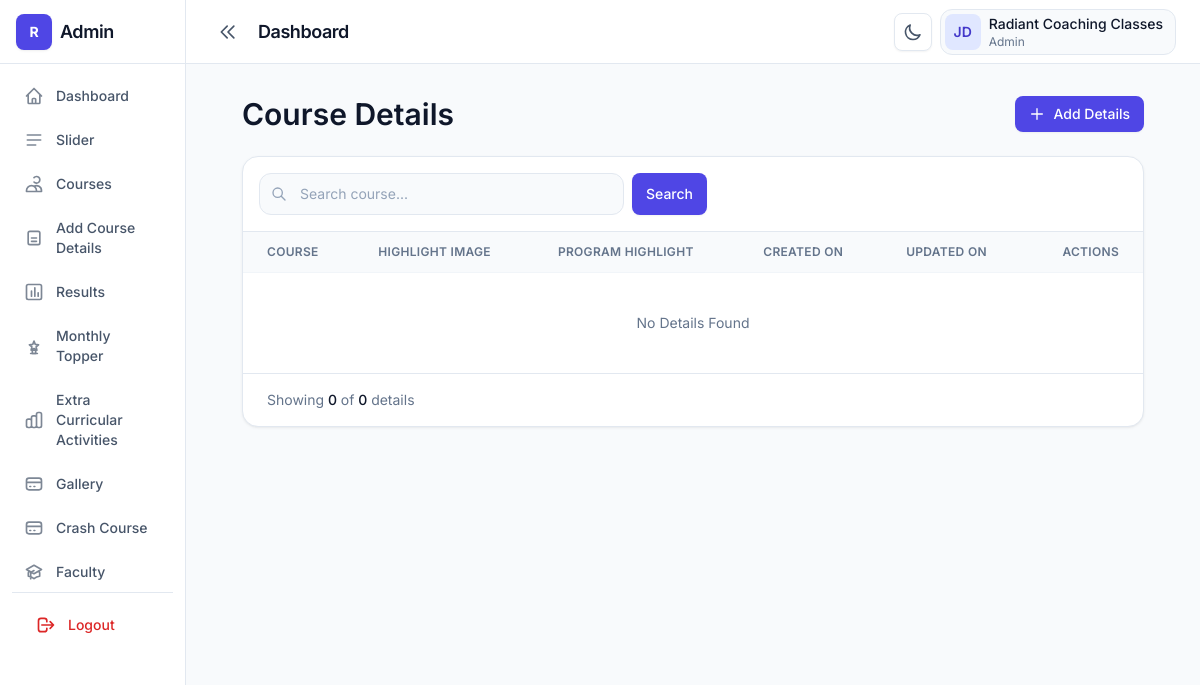
/admin/course-details.php (signed in), run on an earlier commit of the app's database.
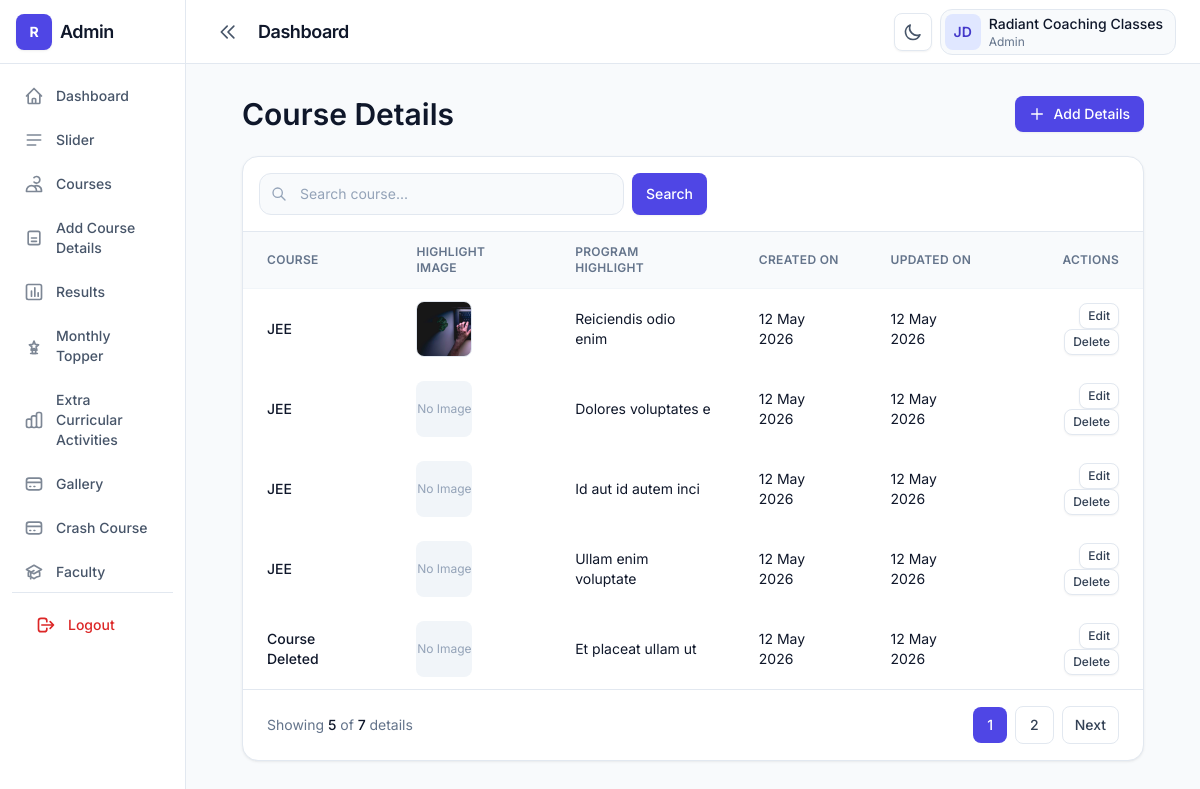
And on a later commit of the database.
### tables this page shows
CREATE TABLE IF NOT EXISTS `course_details` (
  `id` int NOT NULL AUTO_INCREMENT,
  `course_id` int DEFAULT NULL,
  `why_title_1` varchar(255) DEFAULT NULL,
  `why_description_1` text,
  `why_title_2` varchar(255) DEFAULT NULL,
  `why_description_2` text,
  `why_title_3` varchar(255) DEFAULT NULL,
  `why_description_3` text,
  `program_highlight` text,
  `highlight_image` varchar(255) DEFAULT NULL,
  `module_title_1` varchar(255) DEFAULT NULL,
  `module_description_1` text,
  `module_title_2` varchar(255) DEFAULT NULL,
  `module_description_2` text,
  `module_title_3` varchar(255) DEFAULT NULL,
  `module_description_3` text,
  `created_at` date DEFAULT NULL,
  `updated_at` date DEFAULT NULL,
  PRIMARY KEY (`id`)
);

CREATE TABLE IF NOT EXISTS `courses` (
  `id` int NOT NULL AUTO_INCREMENT,
  `title` varchar(100) DEFAULT NULL,
  `description` text,
  `status` tinyint(1) DEFAULT '1',
  `created_at` timestamp NULL DEFAULT CURRENT_TIMESTAMP,
  `updated_at` timestamp NULL DEFAULT CURRENT_TIMESTAMP ON UPDATE CURRENT_TIMESTAMP,
  PRIMARY KEY (`id`)
);

### admin/course-details.php (the view, shortened to what the changed rows need)
<?php
include('../conn.php');
$search = $_GET['search'] ?? '';
$page = isset($_GET['page'])
    ? (int)$_GET['page']
    : 1;
$limit = 5;
$offset = ($page - 1) * $limit;
$query = "
SELECT
course_details.*,
courses.title as course_title
FROM course_details
LEFT JOIN courses
ON courses.id = course_details.course_id
WHERE 1
";
$params = [];
$countQuery = "
SELECT COUNT(*) as total
FROM course_details
LEFT JOIN courses
ON courses.id = course_details.course_id
WHERE 1
";
$countStmt = $conn->prepare($countQuery);
$countStmt->execute($params);
$totalRecords =
$countStmt->fetch(PDO::FETCH_ASSOC)['total'];
$totalPages =
ceil($totalRecords / $limit);
$query .= "
ORDER BY course_details.id DESC
LIMIT $limit OFFSET $offset
";
$stmt = $conn->prepare($query);
$stmt->execute($params);
$details = $stmt->fetchAll(PDO::FETCH_ASSOC);
?>
<!DOCTYPE html>
<html lang="en" class="h-full">
<head>
    <link rel="stylesheet"
        href="../dist/css/output.css" />
</head>
<body class="h-full bg-slate-50 text-slate-900 dark:bg-slate-950 dark:text-slate-100">
<div class="flex min-h-full">
    <div class="flex min-h-screen flex-1 flex-col lg:min-h-0">
        <?php include('header.php'); ?>
        <main class="flex-1 overflow-auto p-4 lg:p-8">
            <div class="container">
                <div class="mb-6 flex flex-col gap-4 sm:flex-row sm:flex-wrap sm:items-center sm:justify-between">
                    <div class="min-w-0 flex-1">
                        <h2 class="text-display-sm text-slate-900 dark:text-white">
                            Course Details
                        </h2>
                    </div>
                </div>
                <div class="rounded-2xl border border-slate-200 bg-white shadow-card dark:border-slate-800 dark:bg-slate-900">
                    <div class="overflow-x-auto">
                        <table class="w-full min-w-[900px] text-left text-sm">
                            <thead class="border-b border-slate-100 bg-slate-50 text-xs uppercase tracking-wide text-slate-500 dark:border-slate-800 dark:bg-slate-900/80 dark:text-slate-400">
                                <tr>
                                    <th class="px-4 py-3 font-semibold lg:px-6">
                                        Course
                                    </th>
                                    <th class="px-4 py-3 font-semibold lg:px-6">
                                        Highlight Image
                                    </th>
                                    <th class="px-4 py-3 font-semibold lg:px-6">
                                        Program Highlight
                                    </th>
                                    <th class="px-4 py-3 font-semibold lg:px-6">
                                        Created On
                                    </th>
                                    <th class="px-4 py-3 font-semibold lg:px-6">
                                        Updated On
                                    </th>
                                    <th class="px-4 py-3 text-right font-semibold lg:px-6">
                                        Actions
                                    </th>
                                </tr>
                            </thead>
                            <tbody>
                                <?php if(count($details) > 0){ ?>
                                    <?php foreach($details as $detail){ ?>
                                        <tr class="hover:bg-slate-50 dark:hover:bg-slate-800/40">
                                            <td class="px-4 py-3 lg:px-6">
                                                <div class="font-medium">
                                                    <?php echo $detail['course_title'] ?? 'Course Deleted'; ?>
                                                </div>
                                            </td>
                                            <td class="px-4 py-3 lg:px-6">
                                                <?php if($detail['highlight_image']){ ?>
                                                    <img
                                                        src="uploads/course-details/<?php echo $detail['highlight_image']; ?>"
                                                        class="h-14 w-14 rounded-lg object-cover border border-slate-200 dark:border-slate-700" />
                                                <?php } else { ?>
                                                    <div class="flex h-14 w-14 items-center justify-center rounded-lg bg-slate-100 text-xs text-slate-400 dark:bg-slate-800">
                                                        No Image
                                                    </div>
                                                <?php } ?>
                                            </td>
                                            <td class="px-4 py-3 lg:px-6 max-w-xs">
                                                <div class="line-clamp-2">
                                                    <?php echo $detail['program_highlight']; ?>
                                                </div>
                                            </td>
                                            <td class="px-4 py-3 lg:px-6">
                                                <?php
                                                echo date(
                                                    'd M Y',
                                                    strtotime($detail['created_at'])
                                                );
                                                ?>
                                            </td>
                                            <td class="px-4 py-3 lg:px-6">
                                                <?php
                                                echo date(
                                                    'd M Y',
                                                    strtotime($detail['updated_at'])
                                                );
                                                ?>
                                            </td>
                                            <td class="px-4 py-3 text-right lg:px-6">
                                                <a
                                                    href="edit-details.php?id=<?php echo $detail['id']; ?>"
                                                    class="btn btn-secondary px-2 py-1 text-xs">
                                                    Edit
                                                </a>
                                                <a
                                                    href="delete-details.php?id=<?php echo $detail['id']; ?>"
                                                    onclick="return confirm('Delete this detail?')"
                                                    class="btn btn-secondary px-2 py-1 text-xs">
                                                    Delete
                                                </a>
                                            </td>
                                        </tr>
                                    <?php } ?>
                                <?php } else { ?>
                                    <tr>
                                        <td colspan="6"
                                            class="px-4 py-10 text-center text-slate-500 dark:text-slate-400">
                                            No Details Found
                                        </td>
                                    </tr>
                                <?php } ?>
                            </tbody>
                        </table>
                    </div>
                    <div class="flex flex-col items-center justify-between gap-4 border-t border-slate-200 px-4 py-4 dark:border-slate-800 sm:flex-row lg:px-6">
                        <p class="text-sm text-slate-500 dark:text-slate-400">
                            Showing
                            <span class="font-medium text-slate-900 dark:text-white">
                                <?php echo count($details); ?>
                            </span>
                            of
                            <span class="font-medium text-slate-900 dark:text-white">
                                <?php echo $totalRecords; ?>
                            </span>
                            details
                        </p>
                        <div class="flex items-center gap-2">
                            <?php for ($i = 1; $i <= $totalPages; $i++) { ?>
                                <a
                                    href="?page=<?php echo $i; ?>&search=<?php echo $search; ?>"
                                    class="
                                    rounded-lg px-3.5 py-2 text-sm font-medium
                                    <?php
                                    if ($page == $i) {
                                        echo '
                                        bg-brand-600
                                        text-white
                                        ';
                                    } else {
                                        echo '
                                        border border-slate-200
                                        text-slate-700
                                        hover:bg-slate-50
                                        dark:border-slate-700
                                        dark:text-slate-200
                                        dark:hover:bg-slate-800
                                        ';
                                    }
                                    ?>
                                    ">
                                    <?php echo $i; ?>
                                </a>
                            <?php } ?>
                            <?php if ($page < $totalPages) { ?>
                                <a
                                    href="?page=<?php echo $page + 1; ?>&search=<?php echo $search; ?>"
                                    class="rounded-lg border border-slate-200 px-3 py-2 text-sm font-medium text-slate-700 hover:bg-slate-50 dark:border-slate-700 dark:text-slate-200 dark:hover:bg-slate-800">
                                    Next
                                </a>
                            <?php } ?>
                        </div>
                    </div>
                </div>
            </div>
        </main>
    </div>
</div>
</body>
</html>

What changed in the data, as far as the page shows it:
added course_details: course.title "JEE", highlight_image (picture), program_highlight "Reiciendis odio enim", created_at "12 May 2026", updated_at "12 May 2026"
added course_details: course.title "JEE", highlight_image "No Image", program_highlight "Dolores voluptates e", created_at "12 May 2026", updated_at "12 May 2026"
added course_details: course.title "JEE", highlight_image "No Image", program_highlight "Id aut id autem inci", created_at "12 May 2026", updated_at "12 May 2026"
added course_details: course.title "JEE", highlight_image "No Image", program_highlight "Ullam enim voluptate", created_at "12 May 2026", updated_at "12 May 2026"
added course_details: course_title "Course Deleted", highlight_image "No Image", program_highlight "Et placeat ullam ut", created_at "12 May 2026", updated_at "12 May 2026"
Also different on the page:
count($details): "0" → "5"
$totalRecords: "0" → "7"
new list line: "1"
new list line: "2"
text no longer shown: "No Details Found"
text now shown: "Next"
